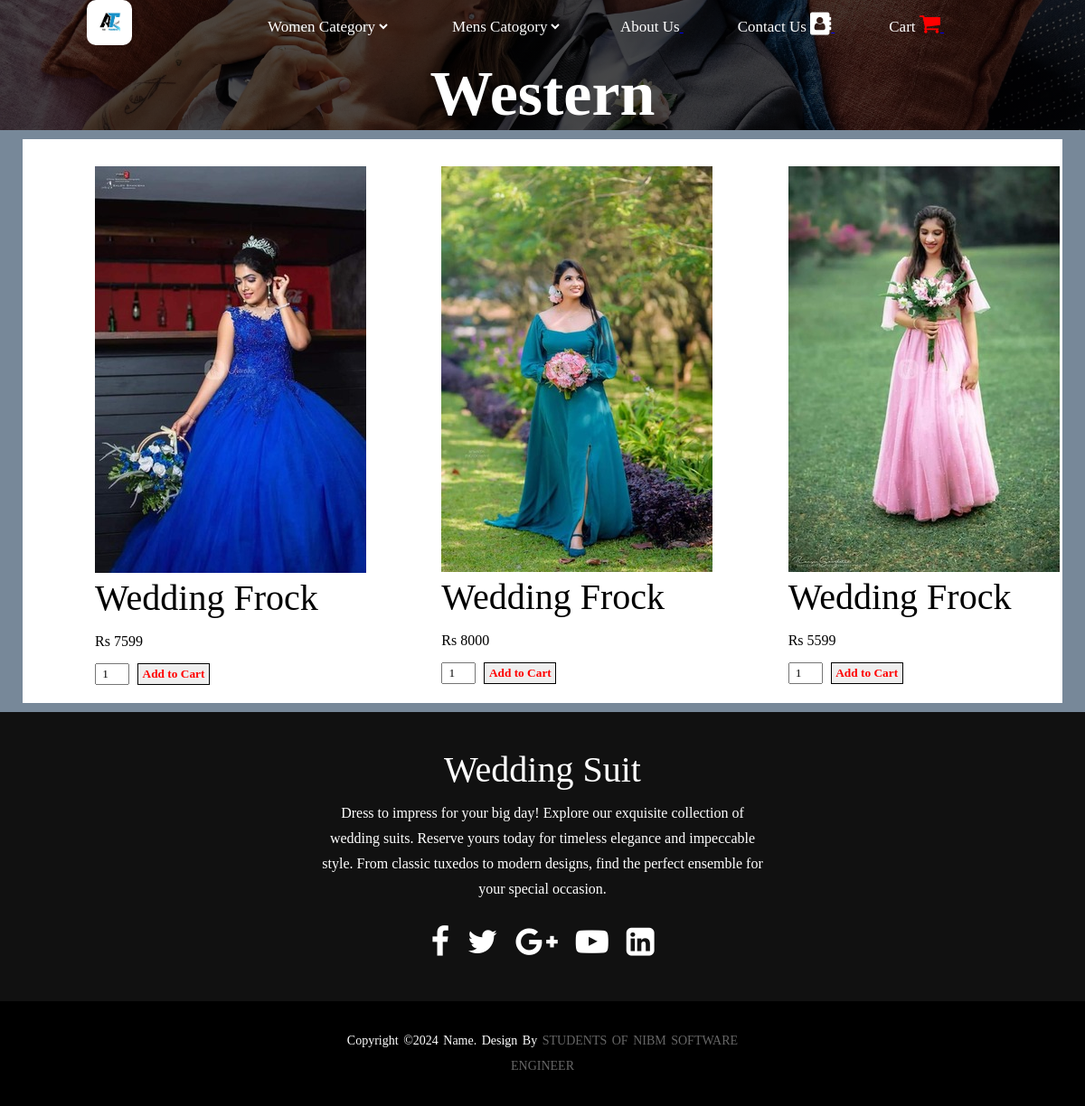
Screenshot of /WomenWestern.php with the database file from the repository.
### tables this page shows
CREATE TABLE `younger_ladies_admin_control` (
  `id` int(10) NOT NULL,
  `description` varchar(500) NOT NULL,
  `image` varchar(100) NOT NULL,
  `price` double NOT NULL
);

### WomenWestern.php (the view, shortened to what this page needs)
<?php
    require_once 'DBConn.php';
?>
<!DOCTYPE html>
<html lang="en">
<head>
    <link rel="stylesheet" href="HomePage.css">
    <link rel="stylesheet" href="https://cdnjs.cloudflare.com/ajax/libs/font-awesome/4.7.0/css/font-awesome.min.css">
</head>
<body>
<div class="container">
        <div class="navbar">
            <a href="FirstPage.php"><img src="img/alitradersicon.jpg" class="logo"></a>
            <nav>
                <ul>
                    <li>
                        <select name="" id="lds" onchange="window.location.href=this.value;" onfocus="this.size=3;" onblur="this.size=0;" onchange="this.size=1; this.blur()">
                            <option selected disabled>Women Category</option>
                        </select>
                    </li>
                    <li>
                        <select name="" id="mns" onchange="window.location.href=this.value;" onfocus="this.size=3;" onblur="this.size=0;" onchange="this.size=1; this.blur()">
                            <option selected disabled>Mens Catogory</option>
                        </select>
                    </li>
                    <li><a href="about.php">About Us</li>
                    <li><a href="contact.php">Contact Us&nbsp;<i class="fa fa-address-book" style="font-size:25px"></i></li>
                    <li><a href="cart.php">Cart&nbsp;<i class="fa fa-shopping-cart" style="font-size:25px;color:red"></i></li>
                </ul>
            </nav>
        </div>
        <h1>Western</h1>
    </div>
    <div class="conten produdiv">
        <?php
            $query="SELECT * FROM younger_ladies_admin_control ORDER BY id ASC;";
            $result=mysqli_query($conn,$query);
            if(mysqli_num_rows($result) > 0){
                while($row = mysqli_fetch_array($result)){
                    ?>
                        <form action="WomenWestern.php?action=add&id=<?php echo $row["id"] ?>" method="POST">
                            <div class="product">
                                <img src="img/<?php echo $row["image"]; ?>" alt="">
                                <h3><?php echo $row["description"]; ?></h3>
                                <p>Rs <?php echo $row["price"]; ?></p>
                                <input type="number" id="quantity" name="quantity" value="1">
                                <input type="submit" name="add" id="spc" value="Add to Cart">
                            </div>
                        </form>
                    <?php
                }
            }
            ?>
    </div>
    <footer>
    <div class="footer-content">
                <h3>Wedding Suit</h3>
                <p>Dress to impress for your big day! Explore our exquisite collection of wedding suits. Reserve yours today for timeless elegance and impeccable style. From classic tuxedos to modern designs, find the perfect ensemble for your special occasion.</p>
                <ul class="socials">
                    <li><a href="#"><i class="fa fa-facebook-f" style="font-size:36px"></i></a></li>
                    <li><a href="#"><i class="fa fa-twitter" style="font-size:36px"></i></a></li>
                    <li><a href="#"><i class="fa fa-google-plus" style="font-size:36px"></i></a></li>
                    <li><a href="#"><i class="fa fa-youtube-play" style="font-size:36px"></i></a></li>
                    <li><a href="#"><i class="fa fa-linkedin-square" style="font-size:36px"></i></a></li>
                </ul>
            </div>
            <div class="footer-bottom">
                <p>Copyright &copy;2024 name. Design By <span>Students of NIBM Software Engineer</span></p>
            </div>
    </footer>
</body>
</html>

### HomePage.css (style rules this page uses)
body { background-color: lightslategray; }
* { margin: 0; padding: 0; font-family: DomD Reg,Georgia,serif; }
.container { width: 100%; height: 50%; background-image: linear-gradient(rgba(0,0,0,0.7),rgba(0,0,0,0.7)),url(img/hero-1024.webp); background-position: center; background-size: cover; padding-left: 8%; padding-right: 8%; box-sizing: border-box; }
.navbar { height: 12%; display: flex; align-items: center; }
.logo { width: 50px; cursor: pointer; border-radius: 10px; }
nav { flex: 1; text-align: right; }
nav ul li { list-style: none; display: inline-block; margin-left: 60px; }
nav ul li a { text-decoration: none; color: white; font-size: 17px; }
nav ul li select { text-decoration: none; color: white; font-size: 17px; background: transparent; border: 0; }
nav ul li select option { background: transparent; }
h1 { text-align: center; font-weight: 700; color: white; font-size: 70px; font-family: "Freight Display Pro",Georgia,serif; margin-top: 10px; }
.conten { display: grid; grid-template-columns: repeat(3,auto); margin-top: 10px; padding-top: 20px; padding-bottom: 20px; background-color: white; }
#quantity { width: 30px; padding: 2px; text-align: center; }
.product { margin-top: 10px; }
#spc { color: red; border: 1px solid black; width: 80px; font-weight: bold; padding: 3px; margin-left: 5px; }
footer { width: 100vw; height: auto; margin-top: 10px; background-color: #111; font-family: "Open Sans"; padding-top: 40px; color: white; }
.footer-content { display: flex; align-items: center; justify-content: center; flex-direction: column; text-align: center; }
h3 { font-size: 40px; font-weight: 400; text-transform: capitalize; line-height: 3rem; }
p { max-width: 500px; margin: 10px auto; line-height: 28px; font-size: 16px; }
.socials { list-style: none; display: flex; align-items: center; justify-content: center; margin: 1rem 0 3rem 0; }
.socials li { margin: 0 10px; }
.socials a { text-decoration: none; color: white; }
.footer-bottom { background-color: black; width: 100vm; padding: 20px 0; text-align: center; }
.footer-bottom p { font-size: 14px; word-spacing: 2px; text-transform: capitalize; }
.footer-bottom span { text-transform: uppercase; opacity: .4; font-weight: 200; }
.produdiv { margin-left: 25px; margin-right: 25px; }
.product { margin-left: 80px; }

### rows the page displays
younger_ladies_admin_control: image (picture), description "Wedding Frock", price "7599"
younger_ladies_admin_control: image (picture), description "Wedding Frock", price "8000"
younger_ladies_admin_control: image (picture), description "Wedding Frock", price "5599"
